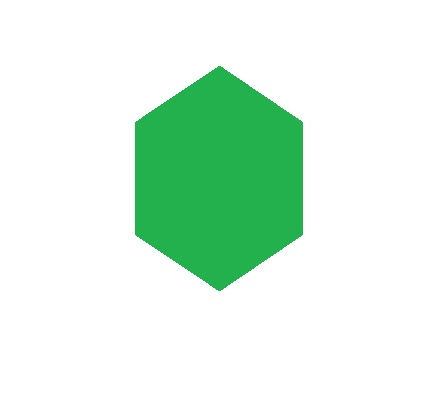
#> input picture demon-vision/testImages/testGreenHexagon.jpg, 448 x 411 px
$ python Iball.py
#> lines starting #> are read from the running program, lines starting #| are printed output that depends on the picture; after the words box and inside, x2 and y2 are one past the last pixel; in counts of white or black regions, pixels touching at a corner belong together
### demon-vision/test.py
import cv2 as cv
import numpy as np
import math
from matplotlib import pyplot as plt
from functions import *
import time

class point_pda:
    def __init__(self,point,distance,angle,derites):
        self.point=point
        self.distance=distance
        self.angle=angle
        self.derites = derites

def dec_nsp(trupoi):
    poi=[]
    for i in trupoi:
        if i.angle<=180:
            poi.append(i)
    poi.sort(key=lambda x: x.distance)
    return poi[-1]

def frame_path_gen(frame,starting_point):
    flag=True
    standing_node=starting_point
    poi=[starting_point]
    domain=1
    frame[standing_node.point[0],standing_node.point[1]]=255
    count=0
    vis_poi = [1, 1]
    while flag:
        trupoi=[]

        for i in range(standing_node.point[0] - domain, standing_node.point[0] + domain, 1):
            for j in range(standing_node.point[1] - domain, standing_node.point[1] + domain, 1):
                if frame[i,j]==255:
                    temp = math.dist(standing_node.point,[i,j])
                    if temp:
                        trupoi.append( point_pda([i,j],temp, kangle(origin=standing_node.point, oa=vis_poi ,b=[i,j], is_quadratic=False),derites=0))

        try:
            # count+=1
            # if count==900:
            #     flag=False

            standing_node = dec_nsp(trupoi=trupoi)
            frame[standing_node.point[0],standing_node.point[1]]=0

            if standing_node.point==starting_point.point:
                flag=False
            poi.append(standing_node)
            domain=1
            vis_poi=[poi[-1].point[0] - poi[-2].point[0] ,poi[-1].point[1]  - poi[-2].point[1] ]
        except:
            domain+=1
    return poi


def kat(img,lower_limit,upper_limit):
    print('adei')
    asi = cv.inRange(img, lowerb=lower_limit, upperb=upper_limit)
    frame,cord = frame_gen(asi,stepsize=1)
    max=np.max(cord,axis=0)
    min=np.min(cord,axis=0)
    center=[(max[0]+min[0])/2,(max[1]+min[1])/2]
    flag_f=True
    si=0
    while flag_f:
        img =frame_path_gen(frame=frame,starting_point= point_pda(cord[si],distance=0,angle=0,derites=0))
        if len(img)<50:
            si+=10
        else:
            si=0
            flag_f=False
    diz=[]
    print('ina thala')
    for i in img:
        diz.append(math.dist(center,i.point))
    y=np.linspace(0,50,len(diz))
    return img,y,diz


lower_limit = (67,167,25)
upper_limit = (87,187,45)
temp=time.time()
aki = cv.imread('testImages/testGreenHexagon.jpg')
#> aki is the input picture: shape (411, 448, 3); mean B, G, R 227.5, 242.8, 221
print(np.shape(aki))
#| (411, 448, 3)
dim=(236,322)
# [7 lines of commented-out code are left out]

### demon-vision/functions.py
import math
import numpy as np
import scipy.signal as sig

def mod(a):
  return math.sqrt(a[0]**2+a[1]**2)

def dotproduct(a,b):
  return a[0]*b[0]+a[1]*b[1]


def quadrant(origin, cords):
    ox = origin[0]
    oy = origin[1]
    cx = cords[0]
    cy = cords[1]

    if cx <= ox and cy >= oy:
        return 1
    if cx >= ox and cy >= oy:
        return 2
    if cx <= ox and cy <= oy:
        return 3
    if cx >= ox and cy <= oy:
        return 4


def kangle(origin=[0,0],oa=[-1,0],b=[0,0],is_quadratic=True):
  q = quadrant(origin,b)
  #print(q)
  #vector form of -x axis
  #oa =[-1,0]
  #calculating directional vectors oa,ob
  #oa=[a[0]-origin[0],a[1]-origin[1]]
  ob=[b[0]-origin[0],b[1]-origin[1]]
  #finding dot product of two vectors
  dp = dotproduct(oa,ob)
  #finding the angle
  angle= math.acos(dp/(mod(oa)*mod(ob)))
  angle = math.degrees(angle)
  if q>2 and is_quadratic:
    angle = 360-angle

  return angle

# [17 lines left out: functions array2bool, filter, not called in this run]
#searching columwise
def frame_gen(img,stepsize=5):
    img = img.copy()
    aki=np.zeros(np.shape(img),'uint8')
    flag=0
    flag_r=0
    cords=[]
    count=0
    cooldown = 10
    for i in range(0,np.shape(img)[1],stepsize):
        for j in range(np.shape(img)[0]):

            if flag == 2:
                count += 1
                # aki[j+1,i] = 0
                if count >= cooldown:
                    count = 0
                    if img[j-1, i] == 0:
                        flag = 0
                    if img[j-1, i] == 255:
                        flag = 1
            if flag==0:
                if img[j,i]==255:
                   aki[j,i] = 255
                   cords.append([j,i])
                   flag=2

            if flag==1:
                if img[j,i]==0:
                    aki[j-1, i] = 255
                    cords.append([j-1,i])
                    flag = 2


    for i in range(0,np.shape(img)[0],stepsize):
        for j in range(np.shape(img)[1]):

            if flag_r==2:
                count +=1
                #aki[i+1,j]=0
                if count>=cooldown:
                    count=0
                    if img[i-1,j]==0:
                        flag_r =0
                    if img[i-1, j]==255:
                        flag_r = 1

            if flag_r==0:

                if img[i,j]==255:
                    aki[i,j]=255
                    cords.append([i,j])
                    flag_r=2

            if flag_r==1:
                if img[i,j]==0:
                    aki[i-1,j] =255
                    cords.append([i-1,j])
                    flag_r=2


    return aki,cords

# [8 lines left out: function nosides, not called in this run]

### demon-vision/Iball.py
#import panunga frand
try:
    import cv2 as cv
    import numpy as np
    import math
    from test import *
    from matplotlib import pyplot as plt
except Exception as e:
    print(f'exception is : {e}')
#main
#fdl --- focus domain length, vis -- wt is see img
class Iball:
    def __init__(self,pos,fdl,vis):
        self.pos=pos
        self.fdl = fdl
        self.vis = vis


img = cv.imread('testImages//bla.jpg')
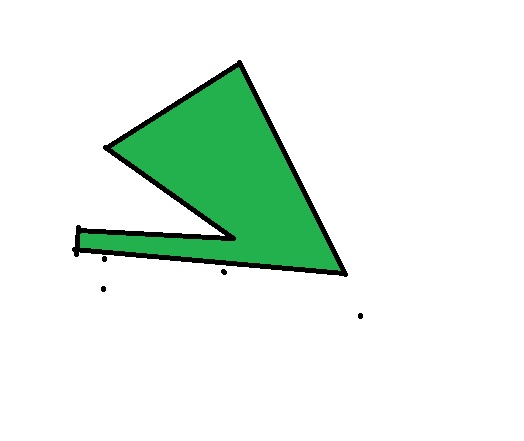
#> input picture demon-vision/testImages/bla.jpg, 524 x 441 px
#> img is the input picture: shape (441, 524, 3); mean B, G, R 231.2, 241.4, 227
aki = Iball ([250,250],10,img)
print(f'size: {np.shape(img)}')
#| size: (441, 524, 3)
# do some shit idk bruh
def Idomain(aki):
    a=[]
    a.append(aki.vis.shape[0]-aki.pos[0]-aki.fdl)
    a.append(aki.pos[1]-aki.fdl)
    a.append(aki.pos[0]-aki.fdl)
    a.append(aki.vis.shape[1]-aki.pos[1]-aki.fdl)
    return a
#ripple creation

def ripple_generation(distance,lower_limit,upper_limit,increment):
    i=lower_limit
    ret=[]
    dis=0
    while dis<=distance:
        ret.append(i)
        dis+=i
        if i<upper_limit:
            i+=increment

    if dis>distance:
        temp=dis-distance
        ret[-1]=ret[-1]-temp
        if ret[-1]==0:
            ret.pop()

    return ret
def ripple_bool(it,target,error_tolerance,flag):
    #x is const, y is var
    if flag==1:
        for i in range(it[0][1],it[1][1],1):
            print(i)
            if math.dist(img[it[0][0]-1,i-1],target)<=error_tolerance:
                return True
        return False
    #y is const, x is var
    if flag==2:
        for i in range(it[0][0],it[1][0],1):
            if math.dist(img[i,it[0][1]],target)<=error_tolerance:
                return True
        return False

    if flag==3:
        for i in range(it[0][1],it[1][1],1):
            if math.dist(img[it[0][0],i],target)<=error_tolerance:
                return True
        return False
    #y is const, x is var
    if flag==4:
        for i in range(it[0][0],it[1][0],1):
            if math.dist(img[i,it[0][1]],target)<=error_tolerance:
                return True
        return False

def ripple_itgen(o,fdl,r,shape,flag):
    x=o[0]
    y=o[1]
    z=fdl+r
    xa=x+z
    xs=x-z
    ya=y+z
    ys=y-z
    xmax=shape[0]-1
    ymax=shape[1]-1
    if xa>xmax:
        xa=xmax
    if ya>ymax:
        ya=ymax
    if xs<0:
        xs=0
    if ys<0:
        ys=0

    if flag==1:
        return [[xa,ys],[xa,ya]]
    if flag==2:
        return [[xs,ys],[xa,ys]]
    if flag==3:
        return [[xs,ys],[xs,ya]]
    if flag==4:
        return [[xs,ya],[xa,ya]]


rip=Idomain(aki)
#> rip = [181, 240, 240, 264]
print(rip)
#| [181, 240, 240, 264]
git=[]
for i in range(4):
    ripple=ripple_generation(rip[i],lower_limit=2,upper_limit=10,increment=2)
    print(ripple)
    jj=0
    inc=0
    flag=True
    while flag:

        j=ripple[inc]
        jj+=j

        it=ripple_itgen(o=aki.pos,r=jj,fdl=aki.fdl,shape=np.shape(img),flag=i+1)
        print(it)
        print(f'flag {i+1}')
        asi=ripple_bool(it,target=img[250,250],error_tolerance=10,flag=i+1)
        inc+=1
        if asi==False:
            git.append(jj)
            flag=False

        print(asi)
        if inc > len(ripple):
            git.append(j)
            flag=False
#> this loop made 4 passes
#| [2, 4, 6, 8, 10, 10, 10, 10, 10, 10, 10, 10, 10, 10, 10, 10, 10, 10, 10, 10, 1]
#| [2, 4, 6, 8, 10, 10, 10, 10, 10, 10, 10, 10, 10, 10, 10, 10, 10, 10, 10, 10, 10, 10, 10, 10, 10, 10]
#| [2, 4, 6, 8, 10, 10, 10, 10, 10, 10, 10, 10, 10, 10, 10, 10, 10, 10, 10, 10, 10, 10, 10, 10, 10, 10]
#| [2, 4, 6, 8, 10, 10, 10, 10, 10, 10, 10, 10, 10, 10, 10, 10, 10, 10, 10, 10, 10, 10, 10, 10, 10, 10, 10, 10, 4]
#> after the loop, git = [6, 160, 180, 80]

print(f'git: {git}')
#| git: [6, 160, 180, 80]
et=10

sp=(aki.pos[0]-git[1]-aki.fdl-et,aki.pos[1]-git[2]-aki.fdl-et)
#> sp = (70, 50)
ep=(aki.pos[0]+git[3]+aki.fdl+et,aki.pos[1]+git[0]+aki.fdl+et)
#> ep = (350, 276)
print(f'sp,ep = {sp,ep}')
#| sp,ep = ((70, 50), (350, 276))
#mask=img.copy()
cv.rectangle(img,sp,ep,(0,0,255),2)
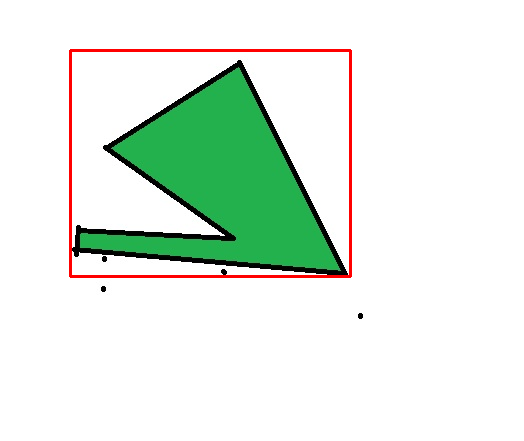
#> img: shape (441, 524, 3); 1.31% of pixels changed, all inside (x1, y1, x2, y2) = (69, 49, 352, 278)
mask=img[sp[1]:ep[1],sp[0]:ep[0]]
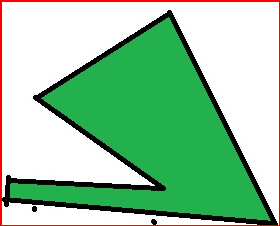
#> mask: shape (226, 280, 3); mean B, G, R 162.3, 199.5, 152.8

lower_limit = (67,167,25)
upper_limit = (87,187,45)
gim,y,diz=kat(img=mask,lower_limit=lower_limit,upper_limit=upper_limit)
#> in kat, `asi = cv.inRange(img, lowerb=lower_limit, upperb=upper_limit)`:
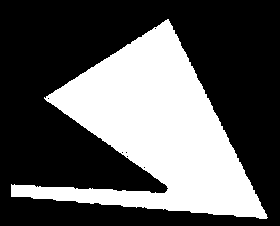
#> asi: shape (226, 280); 35.4% white; 1 white region, box (x1, y1, x2, y2) and area: (11, 19, 268, 219) 22421
#> after the loop in frame_gen, `for i in range(0,np.shape(img)[1],stepsize):`:
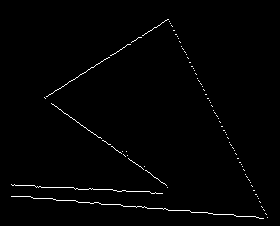
#> aki: shape (226, 280); 1.2% white in thin lines or dots, all inside (x1, y1, x2, y2) = (11, 19, 268, 219)
#> after the loop in frame_gen, `for i in range(0,np.shape(img)[0],stepsize):`:
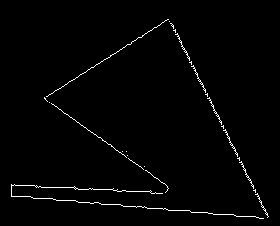
#> aki: shape (226, 280); 1.5% white in thin lines or dots, all inside (x1, y1, x2, y2) = (11, 19, 269, 219)
#> in kat, `frame,cord = frame_gen(asi,stepsize=1)`: cord = 1159 pairs, first value 19 to 218, second value 11 to 268
#> in kat, `max=np.max(cord,axis=0)`: max = [218, 268]
#> in kat, `min=np.min(cord,axis=0)`: min = [19, 11]
#> in kat, `center=[(max[0]+min[0])/2,(max[1]+min[1])/2]`: center = [118.5, 139.5]
#> after the loop in kat, `for i in img:`: diz = 766 values, max 158.6 at index 267, min 35.19 at index 579, mean 93.94
#> in kat, `y=np.linspace(0,50,len(diz))`: y = 766 values from 0 to 50
#> gim = 766 items; y = 766 values from 0 to 50
print('akdfjlaj')


cv.imshow("original image",img)
cv.imshow('mask',mask)
plt.plot(y,diz)
plt.show()
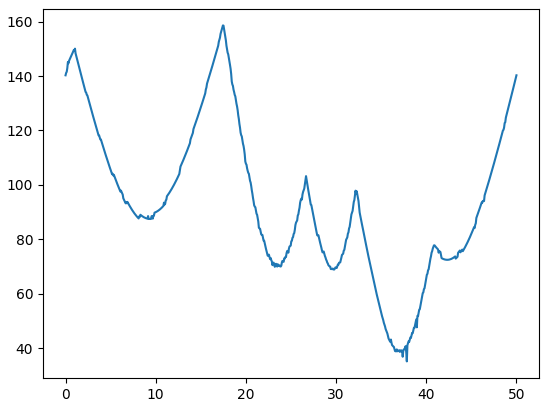
#> figure drawn by matplotlib, 1 panel; curve peaks at x = 17.45, y = 158.6
cv.waitKey(0)
